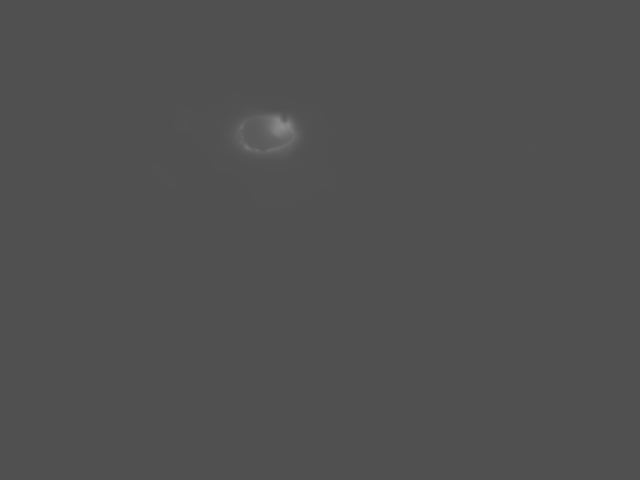
#> input picture SEMANA 3 - GRUPO 5/segmentacion-ir/src/Dataset/train/1734589455785.tif, 640 x 480 px; its folder holds only this picture in this run
$ jupyter execute --allow-errors Tarea_Segmentacion_IR.ipynb
#> lines starting #> are read from the running program, lines starting #| are printed output that depends on the picture; after the words box and inside, x2 and y2 are one past the last pixel; in counts of white or black regions, pixels touching at a corner belong together
# Tarea: Segmentación de Área de Interés en Imágenes IR

**Objetivo:** Seleccionar el área de interés (zona de soldadura) usando técnicas de:
1. Filtros
2. Detección de bordes
3. Morfología matemática

Comparar técnicas independientes y secuenciales, luego aplicar la mejor máscara al conjunto de prueba.

[cell 1]
# Importar librerías necesarias
import cv2
import numpy as np
import matplotlib.pyplot as plt
import os
from pathlib import Path
import shutil
from sklearn.model_selection import train_test_split

CURRENT_DIR = Path("src").resolve()

# Subir dos niveles (Code → src → segmentacion-ir)
BASE_DIR = CURRENT_DIR.parents[1]

DATA_DIR = BASE_DIR / "Data"
DATASET_DIR = BASE_DIR / "Dataset"
TRAIN_DIR = DATASET_DIR / "train"
TEST_DIR = DATASET_DIR / "test"
RESULTS_DIR = BASE_DIR / "Resultados_Testset"

print("Base dir:", BASE_DIR)
print("Data dir:", DATA_DIR)

#> (a cell that did not finish here is left out)

## 1. Cargar Imagen de Muestra

Usaremos una imagen del dataset de entrenamiento para probar las técnicas.

[cell 3]
import os
import random

# Obtener lista de imágenes en train
imagenes_train = [f for f in os.listdir(TRAIN_DIR) if f.endswith('.tif')]

if len(imagenes_train) == 0:
    print("No hay imágenes en TRAIN_DIR")
else:
    # Seleccionar una imagen aleatoria
    sample_filename = random.choice(imagenes_train)
    sample_image = os.path.join(TRAIN_DIR, sample_filename)

    img = cv2.imread(sample_image, cv2.IMREAD_GRAYSCALE)
#> img is the input picture: shape (480, 640); min 80, max 140, mean 80.2

    if img is None:
        print("Error al cargar la imagen")
    else:
        print(f"   Imagen cargada: {img.shape}")
#|    Imagen cargada: (480, 640)
        print(f"   Rango de valores: {np.min(img)} - {np.max(img)}")
#|    Rango de valores: 80 - 140
        print(f"   Promedio: {np.mean(img):.2f}")
#|    Promedio: 80.22

        plt.figure(figsize=(12, 4))

        plt.subplot(1, 2, 1)
        plt.imshow(img, cmap='gray')
        plt.title(f'Imagen IR Original\n{sample_filename}')
        plt.colorbar(label='Intensidad')
        plt.axis('off')

        plt.subplot(1, 2, 2)
        plt.hist(img.flatten(), bins=50, alpha=0.7)
        plt.title('Histograma de Intensidades')
        plt.xlabel('Valor de píxel')
        plt.ylabel('Frecuencia')
        plt.axvline(np.mean(img),
                    linestyle='--',
                    label=f'Media: {np.mean(img):.1f}')
        plt.legend()

        plt.tight_layout()
        plt.show()
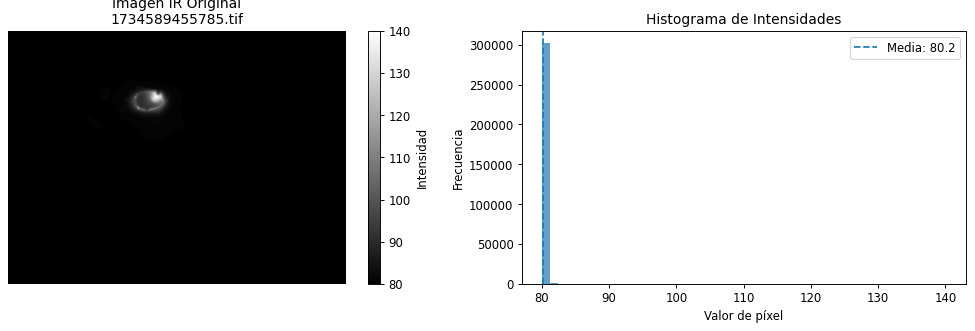
#> figure drawn by matplotlib, 3 panels; panel 3: tallest bar 302214 high, from x = 80 to 81.2

## TÉCNICA 1: Umbralización + Morfología

Las zonas de soldadura tienen mayor intensidad térmica. Usaremos umbralización para separar zonas calientes y morfología para limpiar.

[cell 4]
def tecnica_1_umbral_morfologia(img, visualizar=True):
    """
    Técnica 1: Umbralización adaptativa + Morfología

    Pasos:
    1. Umbralización de Otsu para separar zona caliente
    2. Morfología Opening (eliminar ruido)
    3. Morfología Closing (rellenar huecos)
    """
#> called with visualizar = True
    # Paso 1: Umbralización de Otsu
    # Otsu calcula automáticamente el mejor umbral
    ret, thresh = cv2.threshold(img, 0, 255, cv2.THRESH_BINARY + cv2.THRESH_OTSU)
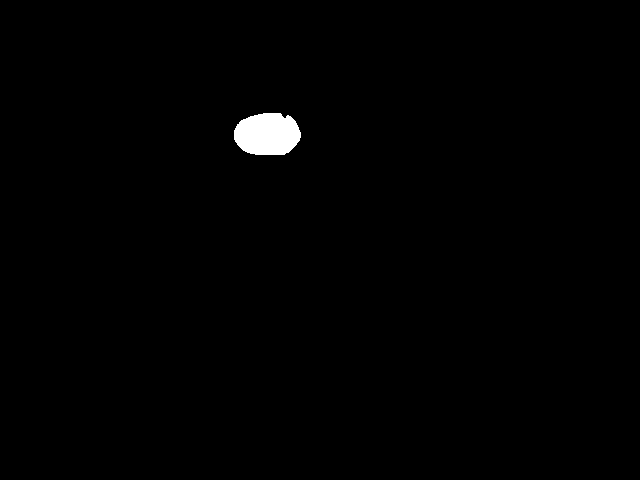
#> thresh: shape (480, 640); 0.75% white; 1 white region, box (x1, y1, x2, y2) and area: (234, 113, 301, 155) 2297
#> ret = 90

    print(f"Umbral de Otsu calculado: {ret:.2f}")
#| Umbral de Otsu calculado: 90.00

    # Paso 2: Morfología - Opening (Erosión + Dilatación)
    # Elimina puntos blancos pequeños (ruido)
    kernel_small = np.ones((3, 3), np.uint8)
    opening = cv2.morphologyEx(thresh, cv2.MORPH_OPEN, kernel_small, iterations=2)
#> opening: shape (480, 640); 0.75% white; 1 white region, box (x1, y1, x2, y2) and area: (234, 113, 301, 155) 2295

    # Paso 3: Morfología - Closing (Dilatación + Erosión)
    # Rellena agujeros negros pequeños
    kernel_large = np.ones((5, 5), np.uint8)
    closing = cv2.morphologyEx(opening, cv2.MORPH_CLOSE, kernel_large, iterations=2)
#> closing: shape (480, 640); 0.75% white; 1 white region, box (x1, y1, x2, y2) and area: (234, 113, 301, 155) 2300

    # Máscara final
    mask_t1 = closing

    if visualizar:
        plt.figure(figsize=(18, 8))

        plt.subplot(2, 3, 1)
        plt.imshow(img, cmap='gray')
        plt.title('Original')
        plt.axis('off')

        plt.subplot(2, 3, 2)
        plt.imshow(thresh, cmap='gray')
        plt.title(f'Otsu (umbral={ret:.1f})')
        plt.axis('off')

        plt.subplot(2, 3, 3)
        plt.imshow(opening, cmap='gray')
        plt.title('Opening (elimina ruido)')
        plt.axis('off')

        plt.subplot(2, 3, 4)
        plt.imshow(closing, cmap='gray')
        plt.title('Closing (rellena huecos)')
        plt.axis('off')

        # Aplicar máscara a imagen original
        resultado = cv2.bitwise_and(img, img, mask=mask_t1)

        plt.subplot(2, 3, 5)
        plt.imshow(resultado, cmap='hot')
        plt.title('Área de Interés Extraída')
        plt.colorbar()
        plt.axis('off')

        plt.subplot(2, 3, 6)
        plt.imshow(mask_t1, cmap='gray')
        plt.title('Máscara Final (Técnica 1)')
        plt.axis('off')

        plt.tight_layout()
        plt.show()
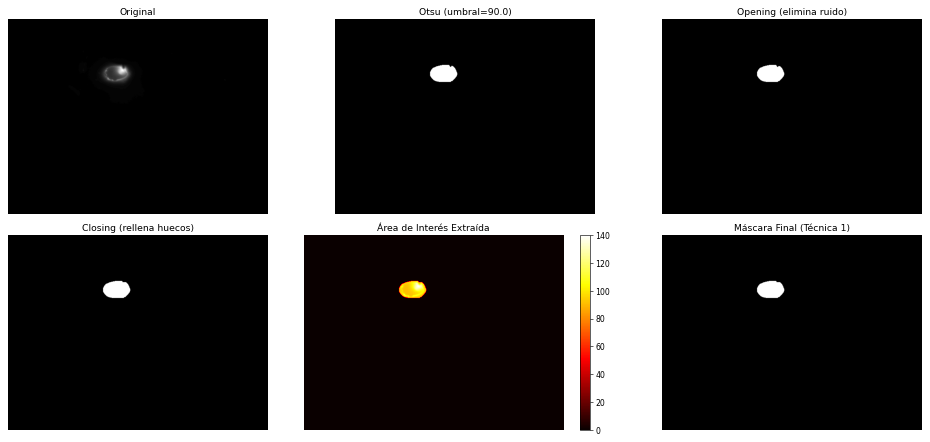
#> figure drawn by matplotlib, 7 panels

    return mask_t1

# Ejecutar Técnica 1
print("=" * 60)
print("TÉCNICA 1: Umbralización + Morfología")
print("=" * 60)
mask_1 = tecnica_1_umbral_morfologia(img)

## 3. TÉCNICA 2: Detección de Bordes + Morfología

Detectar bordes de la zona caliente usando gradientes, luego rellenar el área interior con morfología.

[cell 5]
def tecnica_2_bordes_morfologia(img, visualizar=True):
    """
    Técnica 2: Detección de Bordes (Canny) + Morfología

    Pasos:
    1. Suavizado Gaussiano (reducir ruido)
    2. Detección de bordes con Canny
    3. Dilatación para conectar bordes fragmentados
    4. Relleno de contornos cerrados
    """
#> called with visualizar = True
    # Paso 1: Suavizado Gaussiano
    blurred = cv2.GaussianBlur(img, (5, 5), 0)

    # Paso 2: Detección de bordes con Canny
    # Umbrales ajustados para imágenes térmicas
    edges = cv2.Canny(blurred, threshold1=30, threshold2=100)
#> edges: shape (480, 640); every value is 0

    # Paso 3: Dilatación para conectar bordes
    kernel = np.ones((5, 5), np.uint8)
    dilated = cv2.dilate(edges, kernel, iterations=2)

    # Paso 4: Relleno de contornos cerrados
    # Encontrar contornos
    contours, _ = cv2.findContours(dilated, cv2.RETR_EXTERNAL, cv2.CHAIN_APPROX_SIMPLE)
#> contours = []

    # Crear máscara vacía
    mask_t2 = np.zeros_like(img)

    # Rellenar el contorno más grande (asumimos que es la zona de soldadura)
    if len(contours) > 0:
        # Ordenar por área (descendente)
        contours_sorted = sorted(contours, key=cv2.contourArea, reverse=True)

        # Rellenar los 2 contornos más grandes (por si hay múltiples zonas de soldadura)
        for cnt in contours_sorted[:2]:
            if cv2.contourArea(cnt) > 100:  # Filtrar contornos muy pequeños
                cv2.drawContours(mask_t2, [cnt], -1, 255, -1)

    # Paso 5: Limpieza con morfología- Closing morfológico
    mask_t2 = cv2.morphologyEx(mask_t2, cv2.MORPH_CLOSE, kernel, iterations=2)

    if visualizar:
        plt.figure(figsize=(18, 8))

        plt.subplot(2, 3, 1)
        plt.imshow(img, cmap='gray')
        plt.title('Original')
        plt.axis('off')

        plt.subplot(2, 3, 2)
        plt.imshow(blurred, cmap='gray')
        plt.title('Suavizado Gaussiano')
        plt.axis('off')

        plt.subplot(2, 3, 3)
        plt.imshow(edges, cmap='gray')
        plt.title('Bordes Canny')
        plt.axis('off')

        plt.subplot(2, 3, 4)
        plt.imshow(dilated, cmap='gray')
        plt.title('Bordes Dilatados')
        plt.axis('off')

        # Aplicar máscara
        resultado = cv2.bitwise_and(img, img, mask=mask_t2)

        plt.subplot(2, 3, 5)
        plt.imshow(resultado, cmap='hot')
        plt.title('Área de Interés Extraída')
        plt.colorbar()
        plt.axis('off')

        plt.subplot(2, 3, 6)
        plt.imshow(mask_t2, cmap='gray')
        plt.title('Máscara Final (Técnica 2)')
        plt.axis('off')

        plt.tight_layout()
        plt.show()
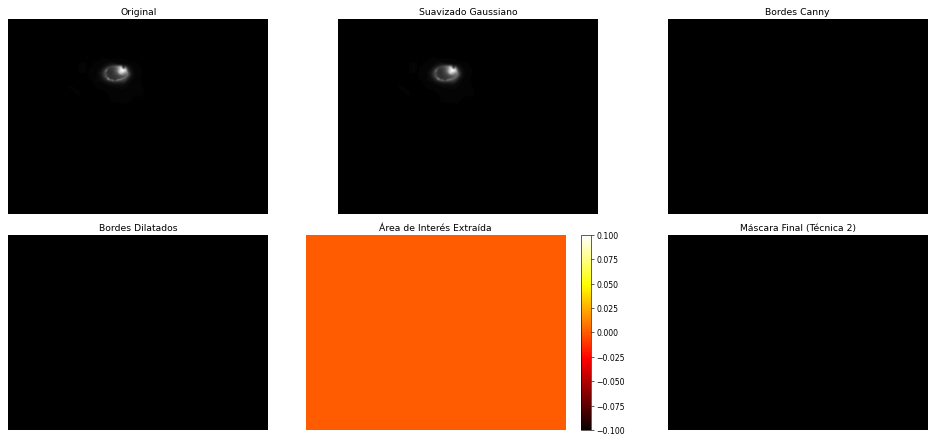
#> figure drawn by matplotlib, 7 panels

    return mask_t2

# Ejecutar Técnica 2
print("=" * 60)
print("TÉCNICA 2: Detección de Bordes + Morfología")
print("=" * 60)
mask_2 = tecnica_2_bordes_morfologia(img)

## 4. TÉCNICA 3: Combinación Secuencial (Filtros + Umbralización + Morfología)

Aplicar técnicas en secuencia para mejor resultado.

[cell 6]
def tecnica_3_secuencial(img, visualizar=True):
    """
    Técnica 3: Combinación Secuencial

    Pasos:
    1. Filtro bilateral (reduce ruido, preserva bordes)
    2. Realce de contraste (CLAHE)
    3. Umbralización adaptativa
    4. Morfología completa (Opening + Closing)
    5. Selección de componente más grande
    """
#> called with visualizar = True
    # Paso 1: Filtro bilateral
    # Reduce ruido pero preserva bordes mejor que Gaussian
    bilateral = cv2.bilateralFilter(img, d=9, sigmaColor=75, sigmaSpace=75)

    # Paso 2: Realce de contraste con CLAHE
    clahe = cv2.createCLAHE(clipLimit=2.0, tileGridSize=(8, 8))
    enhanced = clahe.apply(bilateral)

    # Paso 3: Umbralización adaptativa
    # Mejor que Otsu para iluminación no uniforme
    thresh_adaptive = cv2.adaptiveThreshold(
        enhanced, 255,
        cv2.ADAPTIVE_THRESH_GAUSSIAN_C,
        cv2.THRESH_BINARY,
        blockSize=15,
        C=-5
    )
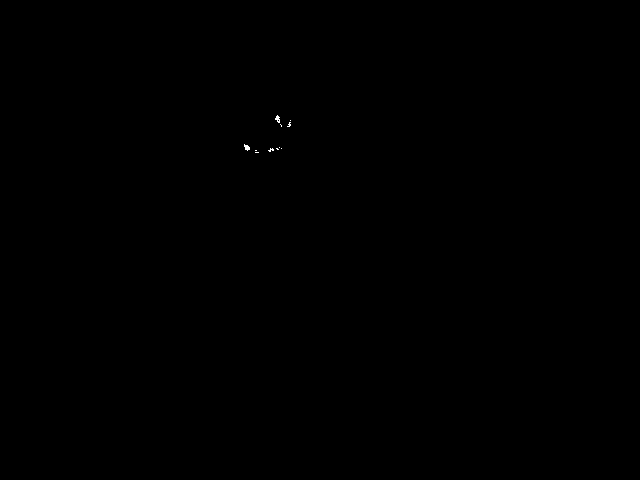
#> thresh_adaptive: shape (480, 640); 0.03% white in thin lines or dots, all inside (x1, y1, x2, y2) = (244, 115, 291, 153)

    # Paso 4: Morfología - Opening
    kernel = np.ones((3, 3), np.uint8)
    opening = cv2.morphologyEx(thresh_adaptive, cv2.MORPH_OPEN, kernel, iterations=2)

    # Paso 5: Morfología - Closing
    kernel_large = np.ones((7, 7), np.uint8)
    closing = cv2.morphologyEx(opening, cv2.MORPH_CLOSE, kernel_large, iterations=3)

    # Paso 6: Seleccionar componente conectado más grande
    num_labels, labels, stats, centroids = cv2.connectedComponentsWithStats(closing, connectivity=8)
#> labels: shape (480, 640) int32; every value is 0
#> num_labels = 1; stats = [[0, 0, 640, 480, 307200]]; centroids = [[319.5, 239.5]]

    # Crear máscara con componente más grande (excluyendo fondo)
    mask_t3 = np.zeros_like(img)
    if num_labels > 1:
        # Encontrar el componente más grande (índice 0 es el fondo)
        largest_component = 1 + np.argmax(stats[1:, cv2.CC_STAT_AREA])
        mask_t3[labels == largest_component] = 255

    if visualizar:
        plt.figure(figsize=(18, 10))

        plt.subplot(2, 4, 1)
        plt.imshow(img, cmap='gray')
        plt.title('Original')
        plt.axis('off')

        plt.subplot(2, 4, 2)
        plt.imshow(bilateral, cmap='gray')
        plt.title('Filtro Bilateral')
        plt.axis('off')

        plt.subplot(2, 4, 3)
        plt.imshow(enhanced, cmap='gray')
        plt.title('CLAHE (realce)')
        plt.axis('off')

        plt.subplot(2, 4, 4)
        plt.imshow(thresh_adaptive, cmap='gray')
        plt.title('Umbral Adaptativo')
        plt.axis('off')

        plt.subplot(2, 4, 5)
        plt.imshow(opening, cmap='gray')
        plt.title('Opening')
        plt.axis('off')

        plt.subplot(2, 4, 6)
        plt.imshow(closing, cmap='gray')
        plt.title('Closing')
        plt.axis('off')

        plt.subplot(2, 4, 7)
        plt.imshow(mask_t3, cmap='gray')
        plt.title('Componente más grande')
        plt.axis('off')

        # Aplicar máscara
        resultado = cv2.bitwise_and(img, img, mask=mask_t3)

        plt.subplot(2, 4, 8)
        plt.imshow(resultado, cmap='hot')
        plt.title('Área de Interés Extraída')
        plt.colorbar()
        plt.axis('off')

        plt.tight_layout()
        plt.show()
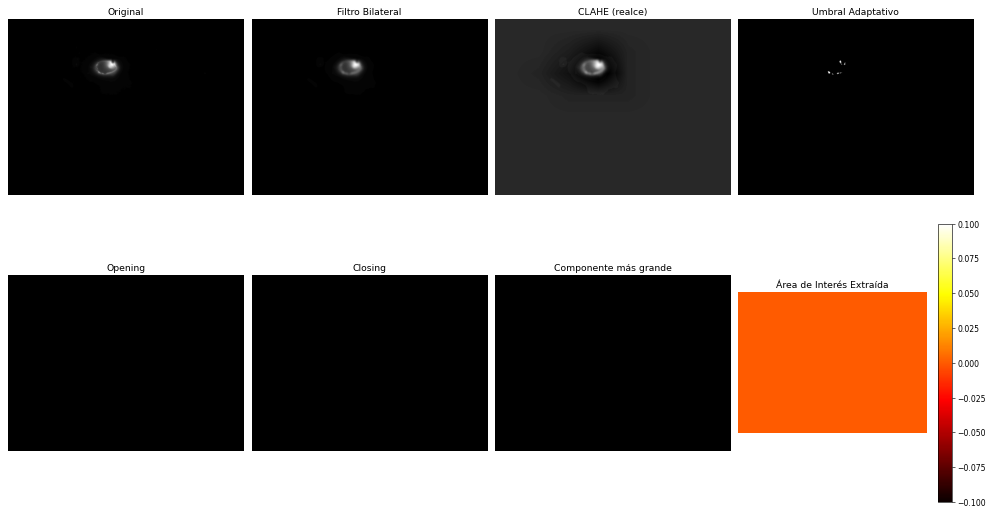
#> figure drawn by matplotlib, 9 panels

    return mask_t3

# Ejecutar Técnica 3
print("=" * 60)
print("TÉCNICA 3: Combinación Secuencial")
print("=" * 60)
mask_3 = tecnica_3_secuencial(img)

## 5. Comparación de Técnicas

Comparemos las tres máscaras generadas lado a lado.

[cell 7]
plt.figure(figsize=(18, 10))


plt.subplot(2, 4, 1)
plt.imshow(img, cmap='gray')
plt.title('Original', fontsize=14, fontweight='bold')
plt.axis('off')

plt.subplot(2, 4, 2)
plt.imshow(mask_1, cmap='gray')
plt.title('Técnica 1:\nUmbral + Morfología', fontsize=14)
plt.axis('off')

plt.subplot(2, 4, 3)
plt.imshow(mask_2, cmap='gray')
plt.title('Técnica 2:\nBordes + Morfología', fontsize=14)
plt.axis('off')

plt.subplot(2, 4, 4)
plt.imshow(mask_3, cmap='gray')
plt.title('Técnica 3:\nSecuencial Completa', fontsize=14)
plt.axis('off')


resultado_1 = cv2.bitwise_and(img, img, mask=mask_1)
resultado_2 = cv2.bitwise_and(img, img, mask=mask_2)
resultado_3 = cv2.bitwise_and(img, img, mask=mask_3)

plt.subplot(2, 4, 5)
plt.imshow(img, cmap='hot')
plt.title('Original (hot)', fontsize=14)
plt.colorbar()
plt.axis('off')

plt.subplot(2, 4, 6)
plt.imshow(resultado_1, cmap='hot')
plt.title(f'Resultado T1\nÁrea: {np.sum(mask_1 > 0)} px', fontsize=14)
plt.colorbar()
plt.axis('off')

plt.subplot(2, 4, 7)
plt.imshow(resultado_2, cmap='hot')
plt.title(f'Resultado T2\nÁrea: {np.sum(mask_2 > 0)} px', fontsize=14)
plt.colorbar()
plt.axis('off')

plt.subplot(2, 4, 8)
plt.imshow(resultado_3, cmap='hot')
plt.title(f'Resultado T3\nÁrea: {np.sum(mask_3 > 0)} px', fontsize=14)
plt.colorbar()
plt.axis('off')

plt.tight_layout()
plt.show()
#> (the rest of the program and of its run is left out)
